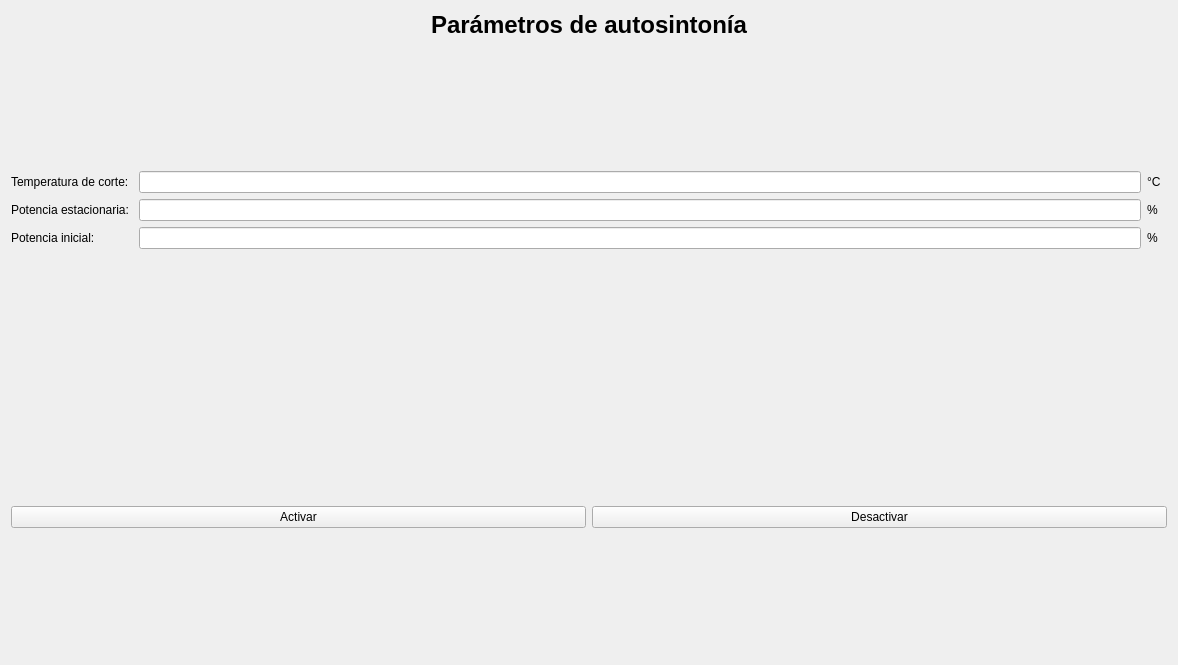
<?xml version="1.0" encoding="UTF-8"?>
<ui version="4.0">
 <class>AutoTunningTabView</class>
 <widget class="QWidget" name="AutoTunningTabView">
  <property name="geometry">
   <rect>
    <x>0</x>
    <y>0</y>
    <width>1178</width>
    <height>665</height>
   </rect>
  </property>
  <property name="windowTitle">
   <string>Form</string>
  </property>
  <layout class="QGridLayout" name="gridLayout">
   <item row="0" column="0">
    <layout class="QVBoxLayout" name="verticalLayout">
     <item>
      <widget class="QLabel" name="label">
       <property name="text">
        <string>&lt;html&gt;&lt;head/&gt;&lt;body&gt;&lt;p align=&quot;center&quot;&gt;&lt;span style=&quot; font-size:18pt; font-weight:600;&quot;&gt;Parámetros de autosintonía&lt;/span&gt;&lt;/p&gt;&lt;/body&gt;&lt;/html&gt;</string>
       </property>
      </widget>
     </item>
     <item>
      <spacer name="verticalSpacer">
       <property name="orientation">
        <enum>Qt::Vertical</enum>
       </property>
       <property name="sizeHint" stdset="0">
        <size>
         <width>20</width>
         <height>40</height>
        </size>
       </property>
      </spacer>
     </item>
     <item>
      <layout class="QGridLayout" name="gridLayout_2">
       <item row="1" column="1">
        <widget class="QLineEdit" name="stationary_power"/>
       </item>
       <item row="1" column="2">
        <widget class="QLabel" name="label_6">
         <property name="text">
          <string>%</string>
         </property>
        </widget>
       </item>
       <item row="1" column="0">
        <widget class="QLabel" name="label_5">
         <property name="text">
          <string>Potencia estacionaria: </string>
         </property>
        </widget>
       </item>
       <item row="0" column="3">
        <widget class="QLabel" name="label_4">
         <property name="text">
          <string>&lt;html&gt;&lt;head/&gt;&lt;body&gt;&lt;p&gt;&lt;img src=&quot;:/temperaturaCorteChica.png&quot;/&gt;&lt;/p&gt;&lt;/body&gt;&lt;/html&gt;</string>
         </property>
        </widget>
       </item>
       <item row="0" column="0">
        <widget class="QLabel" name="label_2">
         <property name="text">
          <string>Temperatura de corte: </string>
         </property>
        </widget>
       </item>
       <item row="1" column="3">
        <widget class="QLabel" name="label_7">
         <property name="text">
          <string>&lt;html&gt;&lt;head/&gt;&lt;body&gt;&lt;p&gt;&lt;img src=&quot;:/potenciaEstacionariaChica.png&quot;/&gt;&lt;/p&gt;&lt;/body&gt;&lt;/html&gt;</string>
         </property>
        </widget>
       </item>
       <item row="0" column="2">
        <widget class="QLabel" name="label_3">
         <property name="text">
          <string>°C</string>
         </property>
        </widget>
       </item>
       <item row="0" column="1">
        <widget class="QLineEdit" name="cutoff_temperature"/>
       </item>
       <item row="2" column="0">
        <widget class="QLabel" name="label_8">
         <property name="text">
          <string>Potencia inicial:</string>
         </property>
        </widget>
       </item>
       <item row="2" column="1">
        <widget class="QLineEdit" name="initial_power"/>
       </item>
       <item row="2" column="2">
        <widget class="QLabel" name="label_10">
         <property name="text">
          <string>%</string>
         </property>
        </widget>
       </item>
       <item row="2" column="3">
        <widget class="QLabel" name="label_9">
         <property name="text">
          <string>&lt;html&gt;&lt;head/&gt;&lt;body&gt;&lt;p&gt;&lt;img src=&quot;:/potenciaMinimaChica.png&quot;/&gt;&lt;/p&gt;&lt;/body&gt;&lt;/html&gt;</string>
         </property>
        </widget>
       </item>
      </layout>
     </item>
     <item>
      <spacer name="verticalSpacer_2">
       <property name="orientation">
        <enum>Qt::Vertical</enum>
       </property>
       <property name="sizeHint" stdset="0">
        <size>
         <width>20</width>
         <height>40</height>
        </size>
       </property>
      </spacer>
     </item>
     <item>
      <spacer name="verticalSpacer_3">
       <property name="orientation">
        <enum>Qt::Vertical</enum>
       </property>
       <property name="sizeHint" stdset="0">
        <size>
         <width>20</width>
         <height>40</height>
        </size>
       </property>
      </spacer>
     </item>
     <item>
      <layout class="QHBoxLayout" name="horizontalLayout_3">
       <item>
        <widget class="QPushButton" name="activateButton">
         <property name="text">
          <string>Activar</string>
         </property>
        </widget>
       </item>
       <item>
        <widget class="QPushButton" name="deactivateButton">
         <property name="text">
          <string>Desactivar</string>
         </property>
        </widget>
       </item>
      </layout>
     </item>
     <item>
      <spacer name="verticalSpacer_4">
       <property name="orientation">
        <enum>Qt::Vertical</enum>
       </property>
       <property name="sizeHint" stdset="0">
        <size>
         <width>20</width>
         <height>40</height>
        </size>
       </property>
      </spacer>
     </item>
    </layout>
   </item>
  </layout>
 </widget>
 <resources/>
 <connections/>
</ui>
